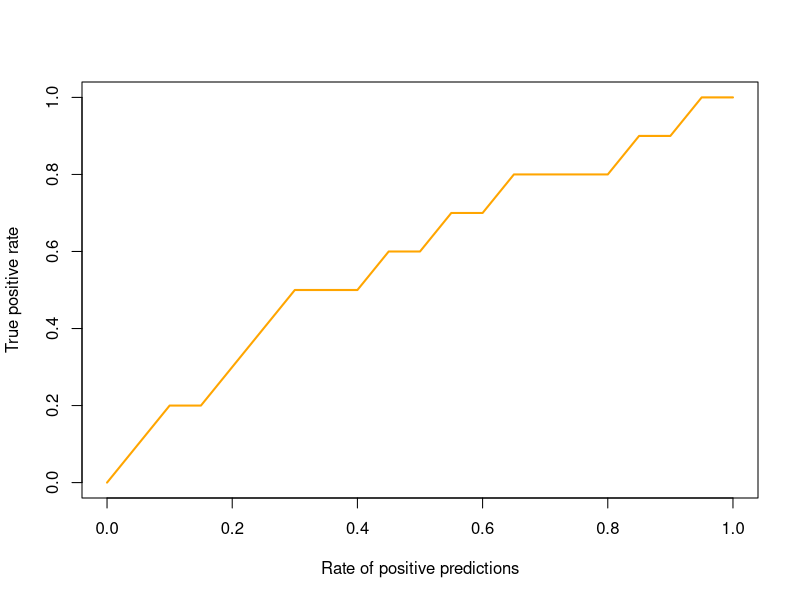
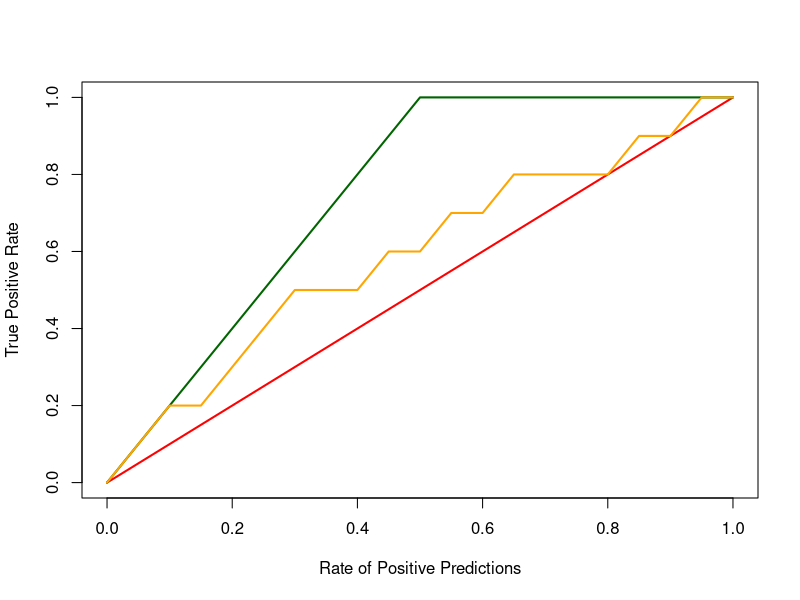

R code for these plots, in order:


install.packages("ROCR")
require("ROCR")

cls = c('P', 'P', 'N', 'P', 'P', 'P', 'N', 'N', 'P', 'N', 'P', 
        'N', 'P', 'N', 'N', 'N', 'P', 'N', 'P', 'N')
score = c(0.9, 0.8, 0.7, 0.6, 0.55, 0.51, 0.49, 0.43, 
          0.42, 0.39, 0.33, 0.31, 0.23, 0.22, 0.19, 
          0.15, 0.12, 0.11, 0.04, 0.01)

pred = prediction(score, cls)
gain = performance(pred, "tpr", "rpp")

plot(gain, col="orange", lwd=2)




plot(x=c(0, 1), y=c(0, 1), type="l", col="red", lwd=2,
     ylab="True Positive Rate", 
     xlab="Rate of Positive Predictions")
lines(x=c(0, 0.5, 1), y=c(0, 1, 1), col="darkgreen", lwd=2)

gain.x = unlist(slot(gain, 'x.values'))
gain.y = unlist(slot(gain, 'y.values'))

lines(x=gain.x, y=gain.y, col="orange", lwd=2)
